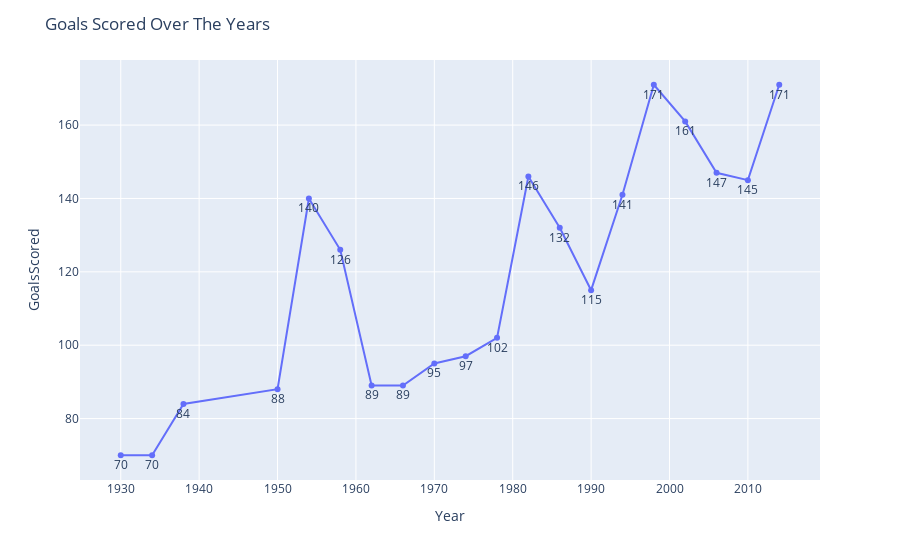

Write notebook code for a chart like this one.
### Code cell
#Displaying a Line Plot of Goals Score Over the years at the World Cup
fig=px.line(df3,x="Year",y="GoalsScored",text="GoalsScored")
fig.update_layout(title="Goals Scored Over The Years")
fig.update_traces(textposition="bottom center")
fig.show()

### Figure 1 — Plotly figure (JSON) as saved in the notebook; plotly's stock layout.template omitted (floating-point values rounded to 4 significant figures)
{"data": [{"hovertemplate": "Year=%{x}<br>GoalsScored=%{text}<extra></extra>", "legendgroup": "", "line": {"color": "#636efa", "dash": "solid"}, "marker": {"symbol": "circle"}, "mode": "lines+markers+text", "name": "", "orientation": "v", "showlegend": false, "text": [70, 70, 84, 88, 140, 126, 89, 89, 95, 97, 102, 146, 132, 115, 141, 171, 161, 147, 145, 171], "textposition": "bottom center", "type": "scatter", "x": [1930, 1934, 1938, 1950, 1954, 1958, 1962, 1966, 1970, 1974, 1978, 1982, 1986, 1990, 1994, 1998, 2002, 2006, 2010, 2014], "xaxis": "x", "y": [70, 70, 84, 88, 140, 126, 89, 89, 95, 97, 102, 146, 132, 115, 141, 171, 161, 147, 145, 171], "yaxis": "y"}], "layout": {"legend": {"tracegroupgap": 0}, "margin": {"t": 60}, "title": {"text": "Goals Scored Over The Years"}, "xaxis": {"anchor": "y", "domain": [0, 1], "title": {"text": "Year"}}, "yaxis": {"anchor": "x", "domain": [0, 1], "title": {"text": "GoalsScored"}}}}
